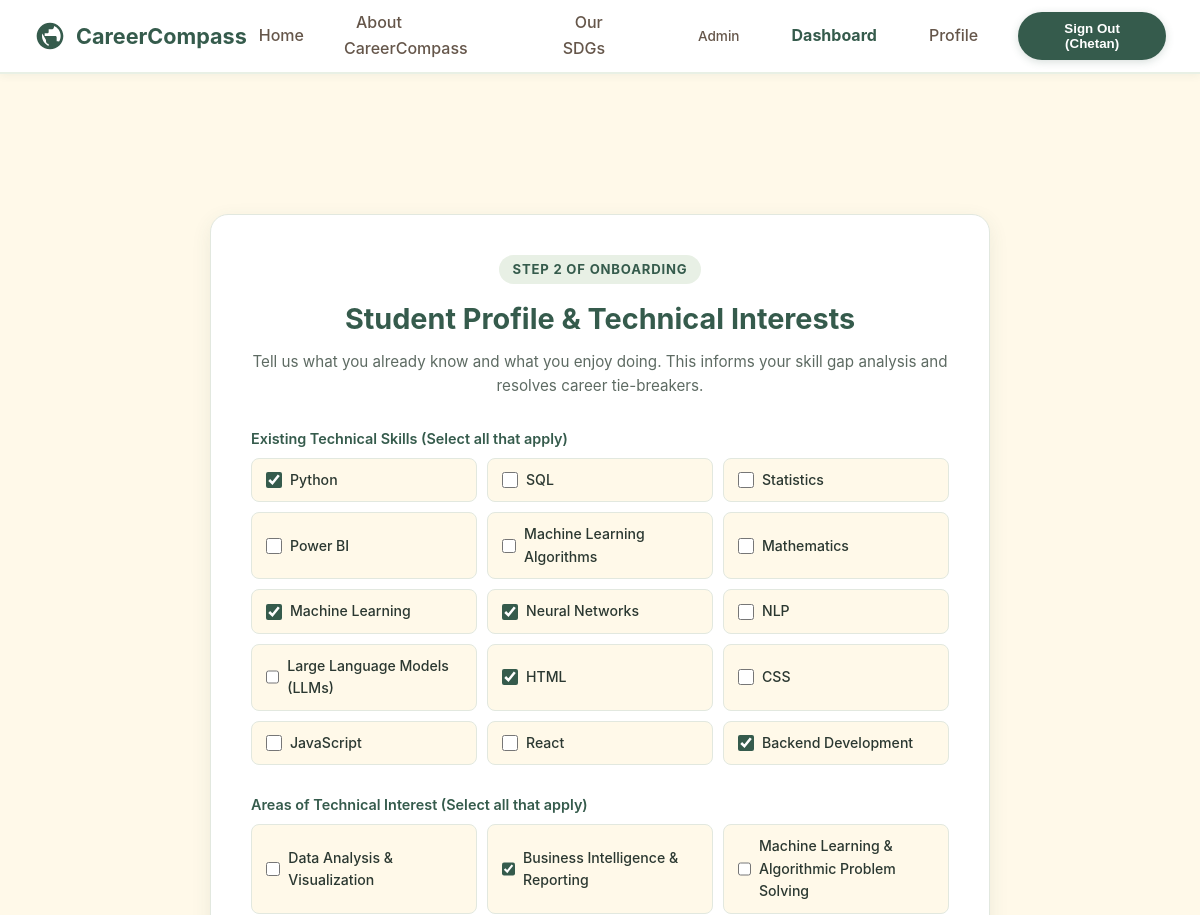
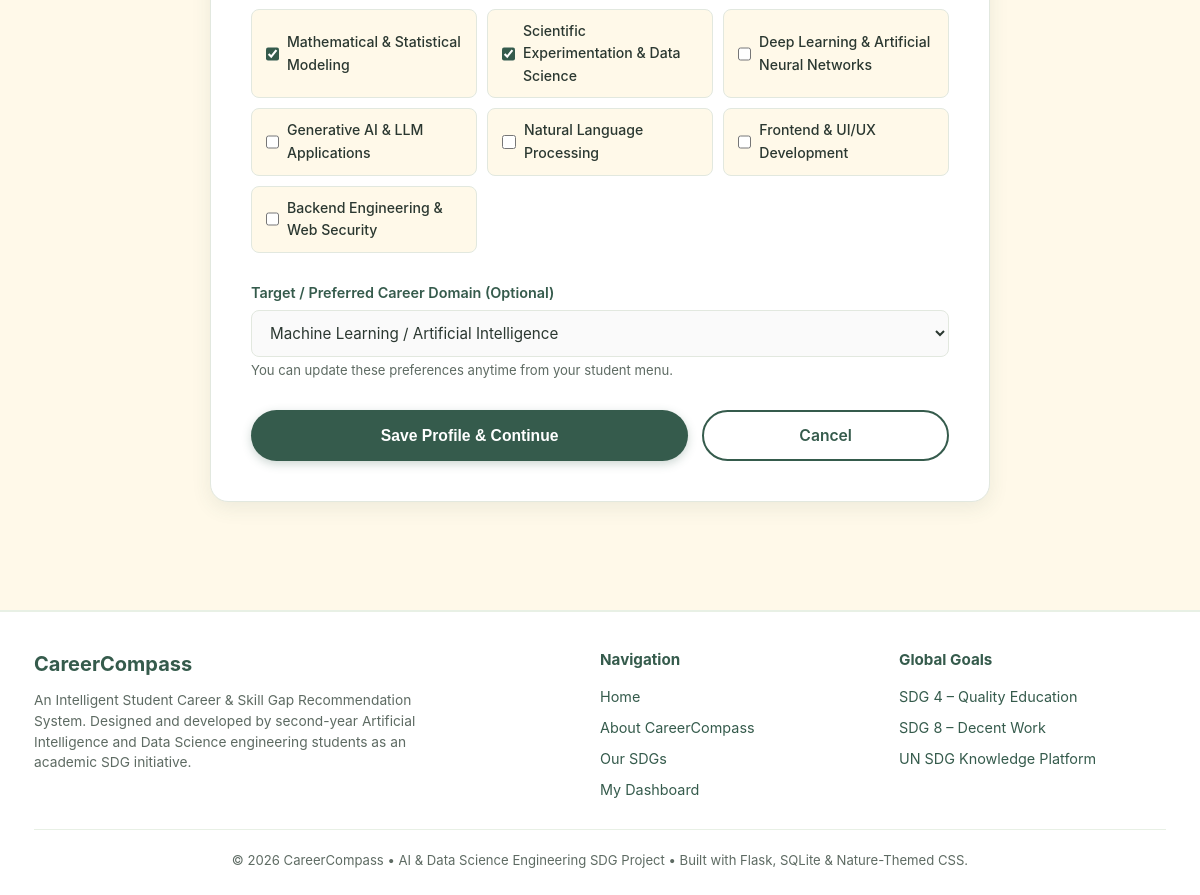
Screenshot of /profile (signed in) with the database file from the repository (2 pictures, top to bottom).
### tables this page shows
CREATE TABLE users (
        id INTEGER PRIMARY KEY AUTOINCREMENT,
        full_name TEXT NOT NULL,
        email TEXT UNIQUE NOT NULL,
        password_hash TEXT NOT NULL,
        college_name TEXT NOT NULL,
        branch TEXT NOT NULL,
        academic_year TEXT NOT NULL,
        created_at TEXT NOT NULL
    , role TEXT NOT NULL DEFAULT 'user');

CREATE TABLE profiles (
        user_id INTEGER PRIMARY KEY,
        technical_skills TEXT,
        interests TEXT,
        preferred_career TEXT,
        updated_at TEXT NOT NULL,
        FOREIGN KEY (user_id) REFERENCES users (id) ON DELETE CASCADE
    );

### app.py (the view, shortened to what this page needs)
@app.route("/profile", methods=["GET", "POST"])
@login_required
def profile():
    user = get_current_user()
    current_profile = get_user_profile(user["id"])
    return render_template(
        "index.html",
        view_mode="profile",
        user=user,
        profile=current_profile,
        all_skills=career_data.ALL_TECHNICAL_SKILLS,
        all_interests=career_data.ALL_INTERESTS,
        career_domains=career_data.CAREER_DOMAINS
    )

### app.py (called while the page is built, shortened)
def get_db():
    if "db" not in g:
        db_path = app.config["DATABASE_PATH"]
        os.makedirs(os.path.dirname(os.path.abspath(db_path)), exist_ok=True)
        g.db = sqlite3.connect(db_path, timeout=30.0)
        g.db.row_factory = sqlite3.Row
        g.db.execute("PRAGMA foreign_keys = ON;")
        try:
            g.db.execute("PRAGMA journal_mode = WAL;")
        except sqlite3.Error:
            pass
        g.db.execute("PRAGMA busy_timeout = 30000;")
        try:
            cur = g.db.cursor()
            cur.execute("SELECT 1 FROM users LIMIT 1;")
        except sqlite3.OperationalError:
            init_db()
    return g.db

def get_current_user():
    user_id = session.get("user_id")
    if not user_id:
        return None
    db = get_db()
    cursor = db.cursor()
    cursor.execute("SELECT * FROM users WHERE id = ?", (user_id,))
    return cursor.fetchone()

def is_admin_user():
    user_id = session.get("user_id")
    if user_id:
        try:
            db = get_db()
            cursor = db.cursor()
            cursor.execute("SELECT id, email, role FROM users WHERE id = ?", (user_id,))
            user = cursor.fetchone()
            if user:
                role = (user["role"] or "").strip().lower() if "role" in user.keys() else ""
                email = (user["email"] or "").strip().lower()
                if role == "admin" or email in ADMIN_EMAILS:
                    return True
                return False
        except Exception as e:
            app.logger.warning("Error verifying admin role from database: %s", str(e))

@app.context_processor
def inject_admin_context():
    return {
        "is_admin": is_admin_user()
    }

def get_user_profile(user_id):
    db = get_db()
    cursor = db.cursor()
    cursor.execute("SELECT * FROM profiles WHERE user_id = ?", (user_id,))
    row = cursor.fetchone()
    if not row:
        return None
    try:
        skills = json.loads(row["technical_skills"]) if row["technical_skills"] else []
    except (ValueError, TypeError):
        skills = []
    try:
        interests = json.loads(row["interests"]) if row["interests"] else []
    except (ValueError, TypeError):
        interests = []
    return {
        "user_id": row["user_id"],
        "technical_skills": skills,
        "interests": interests,
        "preferred_career": row["preferred_career"],
        "updated_at": row["updated_at"]
    }

### templates/index.html (shortened to what this page needs)
<!DOCTYPE html>
<html lang="en">
<head>
  <link rel="stylesheet" href="{{ url_for('static', filename='style.css') }}">
</head>
<body{% if anchor %} data-scroll-anchor="{{ anchor | e }}" {% endif %}>
  <header class="navbar">
    <div class="container nav-container">
      <a href="{{ url_for('index') }}" class="brand-logo">
        <span>CareerCompass</span>
      </a>
      <nav>
        <ul class="nav-links" id="navLinks">
          <li><a href="{{ url_for('index') }}#home" class="nav-link">Home</a></li>
          <li><a href="{{ url_for('about') }}" class="nav-link">About CareerCompass</a></li>
          <li><a href="{{ url_for('sdgs') }}" class="nav-link">Our SDGs</a></li>
          {% if is_admin %}
          <li><a href="{{ url_for('admin_dashboard') }}" class="nav-link" style="color: var(--warm-brown); font-size: 0.85rem;">Admin</a></li>
          {% endif %}
          {% if user %}
          <li><a href="{{ url_for('dashboard') }}" class="nav-link"
              style="font-weight: 700; color: var(--forest-green);">Dashboard</a></li>
          <li><a href="{{ url_for('profile') }}" class="nav-link">Profile</a></li>
          <li>
            <form action="{{ url_for('logout') }}" method="POST" style="display:inline;">
              <button type="submit" class="nav-cta-btn" style="border:none; cursor:pointer;">Sign Out ({{
                user['full_name'].split()[0] }})</button>
            </form>
          </li>
          {% else %}
          <li><a href="{{ url_for('login') }}" class="nav-link">Sign In</a></li>
          <li><a href="{{ url_for('register') }}" class="nav-cta-btn">Login / Register</a></li>
          {% endif %}
        </ul>
      </nav>
    </div>
  </header>
  <main>
    {% if view_mode == 'register' %}
    <section class="section">
      <div class="container">
        <div class="auth-wrapper">
          <div class="auth-header">
            <span class="section-tag">Student Enrollment</span>
            <h1 class="auth-title">Create Your Student Account</h1>
            <p class="auth-subtitle">Join CareerCompass to discover your aptitude, close your skill gaps, and navigate
              your future.</p>
          </div>
          <form action="{{ url_for('register') }}" method="POST">
            <input type="hidden" name="csrf_token" value="{{ csrf_token() }}">
            <div class="form-group">
              <label class="form-label" for="full_name">Full Name *</label>
              <input type="text" id="full_name" name="full_name" class="form-control" required
                placeholder="e.g. Jane Doe" value="{{ form_data.full_name if form_data else '' }}">
            </div>
            <div class="form-group">
              <label class="form-label" for="email">College Email Address *</label>
              <input type="email" id="email" name="email" class="form-control" required
                placeholder="student@college.edu" value="{{ form_data.email if form_data else '' }}">
              <span class="form-help">We never share your email address with third parties.</span>
            </div>
            <div class="form-group">
              <label class="form-label" for="password">Account Password *</label>
              <input type="password" id="password" name="password" class="form-control" required minlength="8"
                placeholder="Minimum 8 characters with letters & numbers">
            </div>
            <div class="form-group">
              <label class="form-label" for="college_name">College / University Name *</label>
              <input type="text" id="college_name" name="college_name" class="form-control" required
                placeholder="e.g. Pune Institute of Computer Technology"
                value="{{ form_data.college_name if form_data else '' }}">
            </div>
            <div class="form-group">
              <label class="form-label" for="branch">Academic Branch *</label>
              <input type="text" id="branch" name="branch" class="form-control" required
                placeholder="e.g. Artificial Intelligence & Data Science"
                value="{{ form_data.branch if form_data else 'Artificial Intelligence and Data Science' }}">
            </div>
            <div class="form-group">
              <label class="form-label" for="academic_year">Academic Year *</label>
              <select id="academic_year" name="academic_year" class="form-control" required>
                <option value="" disabled {% if not form_data or not form_data.academic_year %}selected{% endif %}>
                  Select your current year</option>
                <option value="First Year (FE)" {% if form_data and form_data.academic_year=='First Year (FE)'
                  %}selected{% endif %}>First Year (FE)</option>
                <option value="Second Year (SE)" {% if not form_data or form_data.academic_year=='Second Year (SE)'
                  %}selected{% endif %}>Second Year (SE)</option>
                <option value="Third Year (TE)" {% if form_data and form_data.academic_year=='Third Year (TE)'
                  %}selected{% endif %}>Third Year (TE)</option>
                <option value="Final Year (BE)" {% if form_data and form_data.academic_year=='Final Year (BE)'
                  %}selected{% endif %}>Final Year (BE)</option>
              </select>
            </div>
            <button type="submit" class="btn btn-primary" style="width: 100%; margin-top: 10px;">Register & Begin
              Profile</button>
          </form>
          <div style="text-align: center; margin-top: 24px; font-size: 0.92rem; color: var(--warm-brown);">
            Already have an account? <a href="{{ url_for('login') }}">Sign In here</a>
          </div>
        </div>
      </div>
    </section>
    {% elif view_mode == 'profile' %}
    <section class="section">
      <div class="container">
        <div class="auth-wrapper" style="max-width: 780px;">
          <div class="auth-header">
            <span class="section-tag">Step 2 of Onboarding</span>
            <h1 class="auth-title">Student Profile & Technical Interests</h1>
            <p class="auth-subtitle">Tell us what you already know and what you enjoy doing. This informs your skill gap
              analysis and resolves career tie-breakers.</p>
          </div>
          <form action="{{ url_for('profile') }}" method="POST">
            <div class="form-group">
              <label class="form-label">Existing Technical Skills (Select all that apply)</label>
              <div class="checkbox-grid">
                {% for skill in all_skills %}
                <label class="checkbox-label">
                  <input type="checkbox" name="technical_skills" value="{{ skill }}" {% if profile and skill in
                    profile.technical_skills %}checked{% endif %}>
                  <span>{{ skill }}</span>
                </label>
                {% endfor %}
              </div>
            </div>
            <div class="form-group" style="margin-top: 28px;">
              <label class="form-label">Areas of Technical Interest (Select all that apply)</label>
              <div class="checkbox-grid">
                {% for interest in all_interests %}
                <label class="checkbox-label">
                  <input type="checkbox" name="interests" value="{{ interest }}" {% if profile and interest in
                    profile.interests %}checked{% endif %}>
                  <span>{{ interest }}</span>
                </label>
                {% endfor %}
              </div>
            </div>
            <div class="form-group" style="margin-top: 28px;">
              <label class="form-label" for="preferred_career">Target / Preferred Career Domain (Optional)</label>
              <select id="preferred_career" name="preferred_career" class="form-control">
                {% for dom_key, dom_data in career_domains.items() %}
                <option value="{{ dom_key }}" {% if profile and profile.preferred_career==dom_key %}selected{% endif %}>
                  {{ dom_data.title }}
                </option>
                {% endfor %}
              </select>
              <span class="form-help">You can update these preferences anytime from your student menu.</span>
            </div>
            <div style="display: flex; gap: 14px; margin-top: 28px;">
              <button type="submit" class="btn btn-primary" style="flex: 2;">Save Profile & Continue</button>
              <a href="{{ url_for('dashboard') }}" class="btn btn-outline" style="flex: 1;">Cancel</a>
            </div>
          </form>
        </div>
      </div>
    </section>
    {% endif %}
  </main>
  <footer class="footer">
    <div class="container">
      <div class="footer-grid">
        <div>
          <div class="footer-brand">CareerCompass</div>
          <p class="footer-subtitle">
            An Intelligent Student Career & Skill Gap Recommendation System. Designed and developed by second-year
            Artificial Intelligence and Data Science engineering students as an academic SDG initiative.
          </p>
        </div>
        <div>
          <h4 class="footer-heading">Navigation</h4>
          <ul class="footer-links">
            <li><a href="{{ url_for('index') }}#home">Home</a></li>
            <li><a href="{{ url_for('about') }}">About CareerCompass</a></li>
            <li><a href="{{ url_for('sdgs') }}">Our SDGs</a></li>
            {% if user %}
            <li><a href="{{ url_for('dashboard') }}">My Dashboard</a></li>
            {% else %}
            <li><a href="{{ url_for('register') }}">Register Account</a></li>
            {% endif %}
          </ul>
        </div>
        <div>
          <h4 class="footer-heading">Global Goals</h4>
          <ul class="footer-links">
            <li><a href="https://sdgs.un.org/goals/goal4" target="_blank" rel="noopener">SDG 4 – Quality Education</a>
            </li>
            <li><a href="https://sdgs.un.org/goals/goal8" target="_blank" rel="noopener">SDG 8 – Decent Work</a></li>
            <li><a href="https://sdgs.un.org/" target="_blank" rel="noopener">UN SDG Knowledge Platform</a></li>
          </ul>
        </div>
      </div>
      <div class="footer-bottom">
        &copy; 2026 CareerCompass &bull; AI & Data Science Engineering SDG Project &bull; Built with Flask, SQLite &
        Nature-Themed CSS.
      </div>
    </div>
  </footer>
  </body>
</html>

### rows the page displays
users: full_name "Chetan"
profiles: preferred_career "Machine Learning / Artificial Intelligence"

### other values shown
{{ skill }} "Python" "SQL" "Statistics" "Power BI" "Machine Learning Algorithms" "Mathematics" "Machine Learning" "Neural Networks" "NLP" "Large Language Models (LLMs)" "HTML" "CSS" "JavaScript" "React" "Backend Development"
{{ interest }} "Data Analysis & Visualization" "Business Intelligence & Reporting" "Machine Learning & Algorithmic Problem Solving" "Mathematical & Statistical Modeling" "Scientific Experimentation & Data Science" "Deep Learning & Artificial Neural Networks" "Generative AI & LLM Applications" "Natural Language Processing" "Frontend & UI/UX Development" "Backend Engineering & Web Security"
